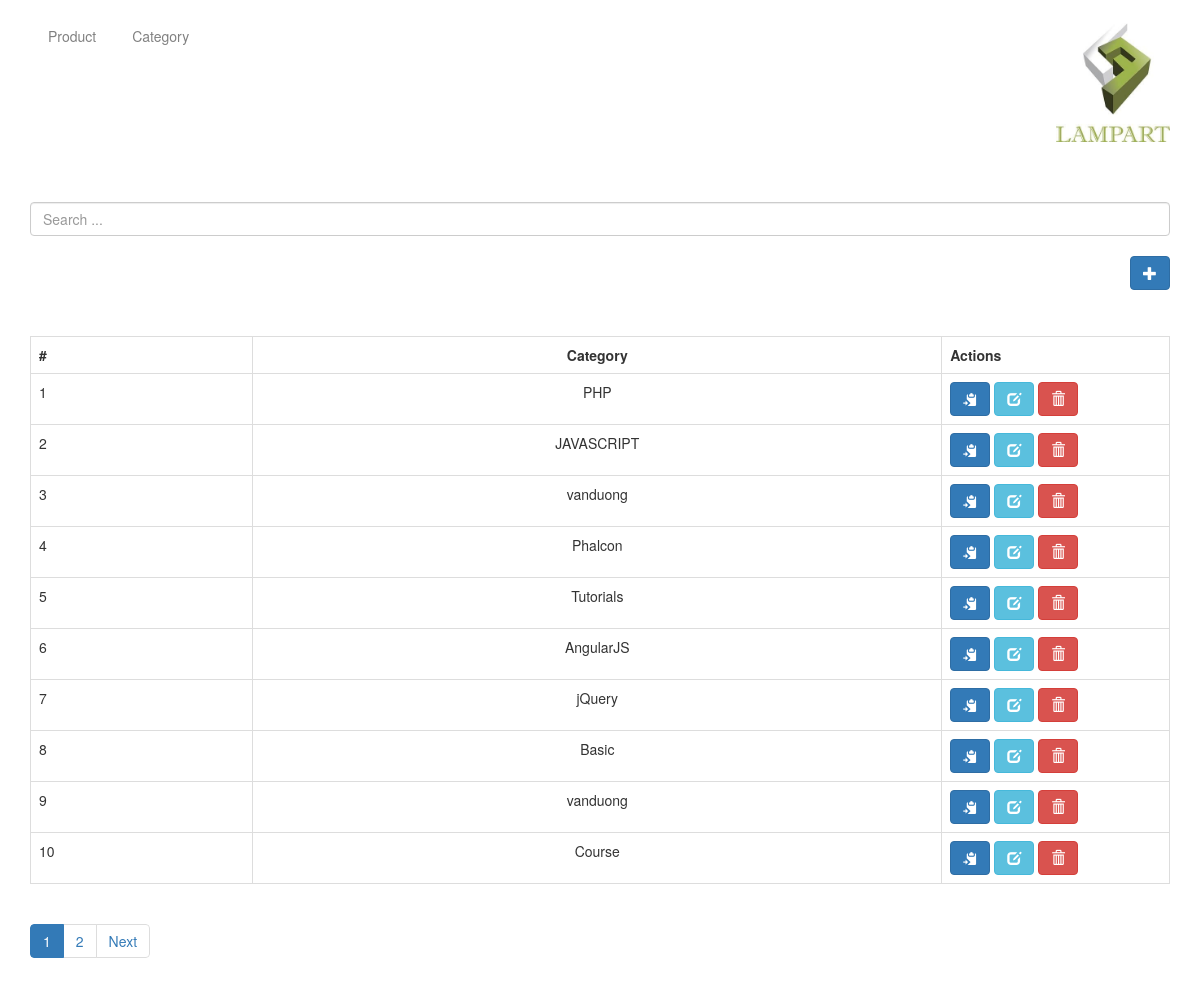
The page / on the database its author committed.
### tables this page shows
CREATE TABLE IF NOT EXISTS `categories` (
  `id` int(11) NOT NULL AUTO_INCREMENT,
  `name` varchar(255) DEFAULT NULL,
  `parent_id` int(11) DEFAULT NULL,
  PRIMARY KEY (`id`)
);

### index.php (called while the page is built, shortened)
<?php
include_once 'config/core.php';
include_once 'model/category.php';
$database = new Database();
$db = $database->getConnection();
$category = new Category($db);
$page = isset($_GET['page']) ? $_GET['page'] : 1;
$records_per_page = 10;
$from_record_num = ($records_per_page * $page) - ($records_per_page);
$stmt = $category->readAll($from_record_num, $records_per_page);
$num = $stmt->rowCount();
include_once "view/layout_header.php";
include_once "search.php";
include_once "view/read_template.php";
include_once "view/form.php";
$total_rows = $category->countAll();
$page_url = "index.php?";
include_once 'view/pagging.php';
include_once "view/layout_footer.php";

### model/category.php (called while the page is built, shortened)
<?php
class Category{
    private $conn;
    private $table_name = "categories";
    public function __construct($db)
    {
        $this->conn = $db;
    }
    function readAll($from_record_num, $records_per_page)
    {
        $query = "SELECT
                    id, name , parent_id
                FROM
                    " . $this->table_name . "
                LIMIT
                    {$from_record_num}, {$records_per_page}";
        $stmt = $this->conn->prepare($query);
        $stmt->execute();
        return $stmt;
    }
    public function countAll()
    {
        $query = "SELECT id FROM " . $this->table_name . "";
        $stmt = $this->conn->prepare($query);
        $stmt->execute();
        $num = $stmt->rowCount();
        return $num;
    }
}

### view/form.php (the view)
<?php
if ($num > 0) {
    echo "<table class='table table-hover  table-bordered' style='margin-top:100px'>";
    echo "<tr style='with:100%' >";
    echo "<th>#</th>";
    echo "<th style='text-align:center' >Category</th>";
    echo "<th style='width:20%' >Actions</th>";
    echo "</tr>";
    while ($row = $stmt->fetch(PDO::FETCH_ASSOC)) {
        extract($row);
        echo "<tr>";
        echo "<td >{$id}</td>";
         echo"<td style='text-align:center'>{$name}</td>";
        echo "<td>";
        echo "<a href='detail.php?id={$id}' class='btn btn-primary left-margin' >
        <span class='glyphicon glyphicon-copy'></span>
            </a>
            <a href='update_category.php?id={$id}' class='btn btn-info left-margin'>
                <span class='glyphicon glyphicon-edit'></span>
            </a>
            <a delete-id='{$id}' class='btn btn-danger delete-object'>
                <span class='glyphicon glyphicon-trash'></span>
            </a>";
        echo "</td>";
        echo "</tr>";
    }
    echo "</table>";
}
else {
    echo "<div class='alert alert-info'>No categorys found.</div>";
}
?>

### view/layout_header.php (shortened to what this page needs)
<!DOCTYPE html>
<html lang="en">
<head>
    <link rel="stylesheet" href="https://maxcdn.bootstrapcdn.com/bootstrap/3.3.7/css/bootstrap.min.css" />
    <link rel="stylesheet" href="css/custom.css" />
</head>
<body>
    <div class="container">
        <ul>
            <li><a href="#home">Product</a></li>
            <li><a href="#news">Category</a></li>
            <img style='margin-top:10px '  id="lampart" class="img_lampart"  src="public/lampart-logo.jpg" alt="">
        </ul>

### search.php (shortened to what this page needs)
<?php
include_once 'model/category.php';
include_once "view/layout_header.php";
?>
<div class="container mt-5" style="max-width: 555px; margin-top:50px">
</div>
<form action="search.php">
    <input type="text" class="form-control" name="live_search" id="live_search" autocomplete="off"
        placeholder="Search ...">
</form>

### view/read_template.php
<?php
echo "<div class='right-button-margin' style= 'margin-top:20px'>";
    echo "<a href='create_category.php' class='btn btn-primary pull-right'>";
        echo "<span class='glyphicon glyphicon-plus'></span> ";
    echo "</a>";
echo "</div>";
?>

### view/pagging.php (shortened to what this page needs)
<?php
echo "<ul class=\"pagination justify-content-center\">";
$total_pages = ceil($total_rows / $records_per_page);
$range = 1;
$initial_num = $page - $range;
$condition_limit_num = ($page + $range)  + 1;
for ($x=$initial_num; $x<$condition_limit_num; $x++) {
    if (($x > 0) && ($x <= $total_pages)) {
        if ($x == $page) {
            echo "<li class='active'><a href=\"#\">$x <span class=\"sr-only\">(current)</span></a></li>";
        }
        else {
            echo "<li><a href='{$page_url}page=$x'>$x</a></li>";
        }
    }
}
if($page<$total_pages){
    echo "<li><a href='" .$page_url . "page={$total_pages}' title='Last page is {$total_pages}.'>";
        echo "Next";
    echo "</a></li>";
}
echo "</ul>";
?>

### view/layout_footer.php (shortened to what this page needs)
</div>
</body>
</html>

### css/custom.css (style rules this page uses)
ul { list-style-type: none; margin: 0; padding: 0; overflow: hidden; }
li { float: left; }
li a { display: block; color: grey; text-align: center; padding: 16px 18px; text-decoration: none; }
#lampart { position: relative; float: right; width: 10%; height: 10%; }
.container { padding-top: 10px; }

### rows shown on the page
categories: id "1", name "PHP"
categories: id "2", name "JAVASCRIPT"
categories: id "3", name "vanduong"
categories: id "4", name "Phalcon"
categories: id "5", name "Tutorials"
categories: id "6", name "AngularJS"
categories: id "7", name "jQuery"
categories: id "8", name "Basic"
categories: id "9", name "vanduong"
categories: id "10", name "Course"
